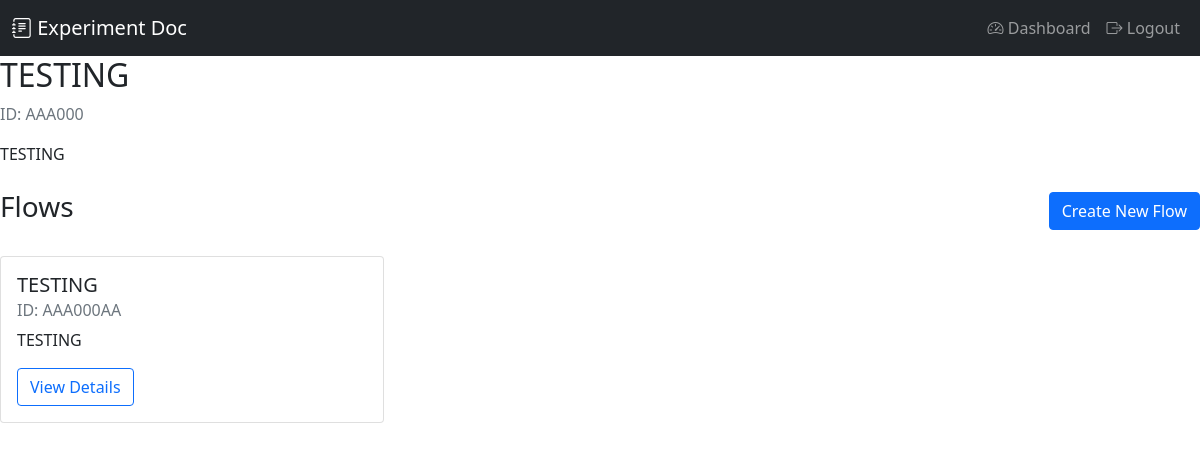
The page /experiment/AAA000/ (signed in) on the database its author committed.
### experiments/models.py (models this page shows, shortened)
class Experiment(models.Model):
    id = models.CharField(
        primary_key=True,
        max_length=6,
        validators=[RegexValidator(r'^[A-Z]{3}\d{3}$', 'Format must be AAA000')],
        help_text='Experiment ID in format AAA000'
    )
    title = models.CharField(max_length=200)
    description = models.TextField(blank=True)
    created_by = models.ForeignKey(User, on_delete=models.CASCADE)
    created_at = models.DateTimeField(auto_now_add=True)
    updated_at = models.DateTimeField(auto_now=True)

class Flow(models.Model):
    id = models.CharField(
        primary_key=True,
        max_length=8,
        validators=[RegexValidator(r'^[A-Z]{3}\d{3}[A-Z]{2}$', 'Format must be AAA000AA')],
        help_text='Flow ID in format AAA000AA'
    )
    experiment = models.ForeignKey(Experiment, on_delete=models.CASCADE, related_name='flows')
    title = models.CharField(max_length=200)
    description = models.TextField(blank=True)
    created_at = models.DateTimeField(auto_now_add=True)
    updated_at = models.DateTimeField(auto_now=True)

### experiments/views.py (the view)
# urls.py: path('experiment/<str:experiment_id>/', views.experiment_detail, name='experiment_detail'),
@login_required
def experiment_detail(request, experiment_id):
    experiment = get_object_or_404(Experiment, id=experiment_id)
    flows = experiment.flows.all()
    return render(request, 'experiments/experiment_detail.html', {
        'experiment': experiment,
        'flows': flows
    })

### experiments/templates/experiments/experiment_detail.html
{% extends 'experiments/base.html' %}
{% block content %}
<div class="mb-4">
    <h2>{{ experiment.title }}</h2>
    <p class="text-muted">ID: {{ experiment.id }}</p>
    <p>{{ experiment.description }}</p>
</div>
<div class="d-flex justify-content-between align-items-center mb-4">
    <h3>Flows</h3>
    <a href="{% url 'flow_create' experiment_id=experiment.id %}" class="btn btn-primary">Create New Flow</a>
</div>
<div class="row">
    {% for flow in flows %}
    <div class="col-md-4 mb-4">
        <div class="card">
            <div class="card-body">
                <h5 class="card-title">{{ flow.title }}</h5>
                <h6 class="card-subtitle mb-2 text-muted">ID: {{ flow.id }}</h6>
                <p class="card-text">{{ flow.description|truncatewords:30 }}</p>
                <a href="{% url 'flow_detail' flow_id=flow.id %}" class="btn btn-outline-primary">View Details</a>
            </div>
        </div>
    </div>
    {% empty %}
    <div class="col-12">
        <div class="alert alert-info">
            No flows found. Start by creating a new flow!
        </div>
    </div>
    {% endfor %}
</div>
{% endblock %}

### rows shown on the page
Experiment: title "TESTING", id "AAA000", description "TESTING"
Flow: title "TESTING", id "AAA000AA", description "TESTING"
